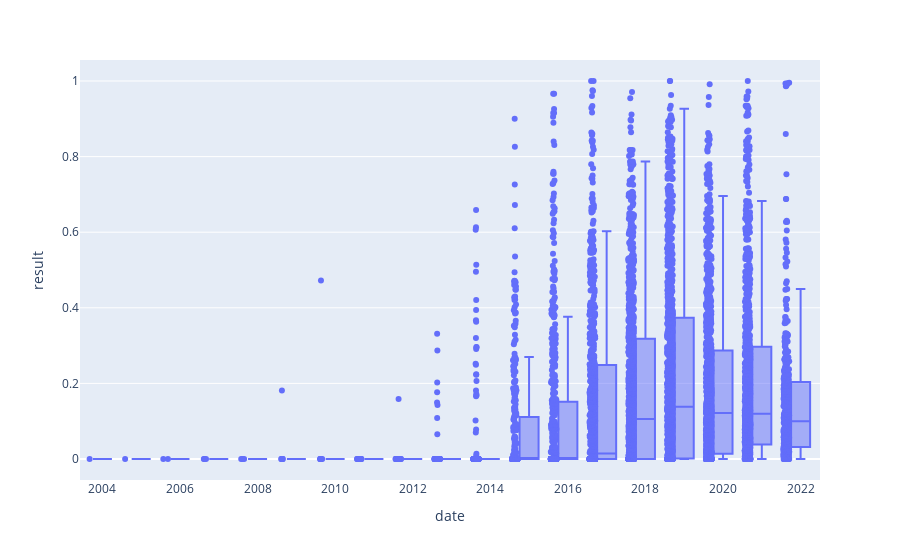

Notebook source saved alongside this figure:
### Code cell
import plotly.express as px
grad_df = pd.concat([grad.reset_index() for grad in grads], ignore_index=True)
fig = px.box(grad_df, x="date", y="result", points="all")
fig.write_image("artefacts/boxplot_difference.png", scale=2)
fig.show()

### Figure 1 — Plotly figure (JSON) as saved in the notebook; plotly's stock layout.template omitted (floating-point values rounded to 4 significant figures; data arrays with more than 128 entries replaced by an {"elided": "..."} marker saying what was removed)
{"data": [{"alignmentgroup": "True", "boxpoints": "all", "hovertemplate": "date=%{x}<br>result=%{y}<extra></extra>", "legendgroup": "", "marker": {"color": "#636efa"}, "name": "", "notched": false, "offsetgroup": "", "orientation": "v", "showlegend": false, "type": "box", "x": {"elided": "6075 int values"}, "x0": " ", "xaxis": "x", "y": {"elided": "6075 float values"}, "y0": " ", "yaxis": "y"}], "layout": {"boxmode": "group", "legend": {"tracegroupgap": 0}, "margin": {"t": 60}, "xaxis": {"anchor": "y", "domain": [0, 1], "title": {"text": "date"}}, "yaxis": {"anchor": "x", "domain": [0, 1], "title": {"text": "result"}}}}
